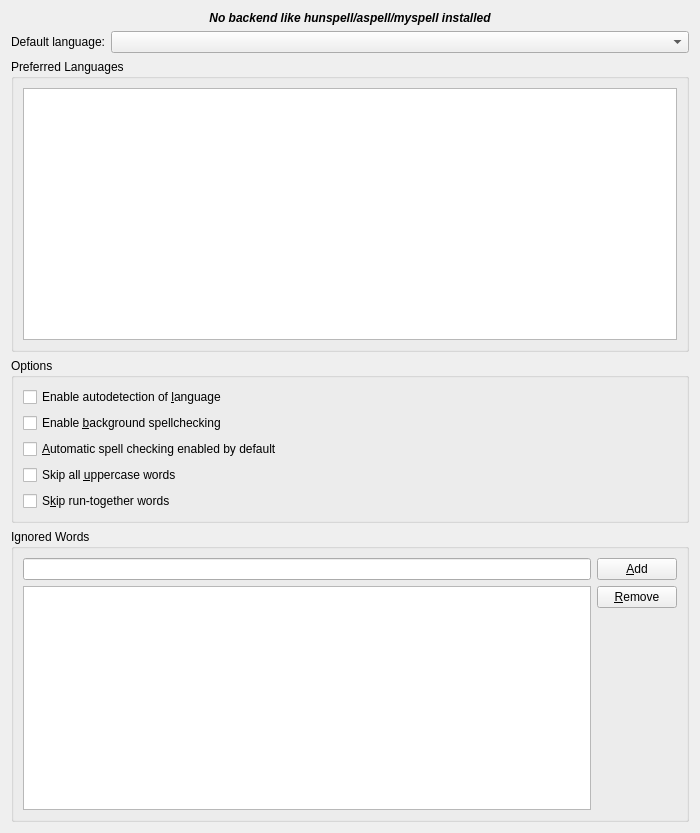
<?xml version="1.0" encoding="UTF-8"?>
<ui version="4.0">
 <author>Zack Rusin &lt;zack@kde.org&gt;</author>
 <comment>Licensed under GNU LGPL</comment>
 <class>SonnetConfigUI</class>
 <widget class="QWidget" name="SonnetConfigUI">
  <property name="geometry">
   <rect>
    <x>0</x>
    <y>0</y>
    <width>700</width>
    <height>833</height>
   </rect>
  </property>
  <layout class="QGridLayout" name="gridLayout">
   <item row="0" column="0" colspan="2">
    <widget class="QLabel" name="nobackendfound">
     <property name="font">
      <font>
       <weight>75</weight>
       <italic>true</italic>
       <bold>true</bold>
      </font>
     </property>
     <property name="text">
      <string>No backend like hunspell/aspell/myspell installed</string>
     </property>
     <property name="alignment">
      <set>Qt::AlignCenter</set>
     </property>
    </widget>
   </item>
   <item row="1" column="0">
    <widget class="QLabel" name="textLabel1">
     <property name="text">
      <string>Default language:</string>
     </property>
     <property name="alignment">
      <set>Qt::AlignRight|Qt::AlignTrailing|Qt::AlignVCenter</set>
     </property>
    </widget>
   </item>
   <item row="1" column="1">
    <widget class="Sonnet::DictionaryComboBox" name="m_langCombo">
     <property name="sizePolicy">
      <sizepolicy hsizetype="Expanding" vsizetype="Fixed">
       <horstretch>0</horstretch>
       <verstretch>0</verstretch>
      </sizepolicy>
     </property>
    </widget>
   </item>
   <item row="2" column="0" colspan="2">
    <widget class="QGroupBox" name="groupBox1">
     <property name="title">
      <string>Preferred Languages</string>
     </property>
     <property name="flat">
      <bool>true</bool>
     </property>
     <layout class="QVBoxLayout">
      <item row="0">
       <widget class="QListWidget" name="languageList">
        <property name="toolTip">
         <string>Choose your preferred languages</string>
        </property>
       </widget>
      </item>
     </layout>
    </widget>
   </item>
   <item row="3" column="0" colspan="2">
    <widget class="QGroupBox" name="groupBox2">
     <property name="title">
      <string>Options</string>
     </property>
     <property name="flat">
      <bool>true</bool>
     </property>
     <layout class="QGridLayout">
      <item row="2" column="0">
       <widget class="QCheckBox" name="kcfg_autodetectLanguage">
        <property name="text">
         <string>Enable autodetection of &amp;language</string>
        </property>
       </widget>
      </item>
      <item row="3" column="0">
       <widget class="QCheckBox" name="kcfg_backgroundCheckerEnabled">
        <property name="text">
         <string>Enable &amp;background spellchecking</string>
        </property>
       </widget>
      </item>
      <item row="4" column="0">
       <widget class="QCheckBox" name="kcfg_checkerEnabledByDefault">
        <property name="text">
         <string>&amp;Automatic spell checking enabled by default</string>
        </property>
       </widget>
      </item>
      <item row="5" column="0">
       <widget class="QCheckBox" name="kcfg_skipUppercase">
        <property name="text">
         <string>Skip all &amp;uppercase words</string>
        </property>
       </widget>
      </item>
      <item row="6" column="0">
       <widget class="QCheckBox" name="kcfg_skipRunTogether">
        <property name="text">
         <string>S&amp;kip run-together words</string>
        </property>
       </widget>
      </item>
     </layout>
    </widget>
   </item>
   <item row="4" column="0" colspan="2">
    <widget class="QGroupBox" name="groupBox">
     <property name="title">
      <string>Ignored Words</string>
     </property>
     <property name="flat">
      <bool>true</bool>
     </property>
     <layout class="QVBoxLayout" name="verticalLayout">
      <item>
       <layout class="QGridLayout" name="ignoredWordsLayout">
        <item row="1" column="0">
         <widget class="QListWidget" name="ignoreListWidget"/>
        </item>
        <item row="0" column="0">
         <widget class="QLineEdit" name="newIgnoreEdit"/>
        </item>
        <item row="0" column="1">
         <widget class="QPushButton" name="addButton">
          <property name="text">
           <string>&amp;Add</string>
          </property>
          <property name="icon">
           <iconset theme="list-add"/>
          </property>
         </widget>
        </item>
        <item row="1" column="1">
         <layout class="QVBoxLayout" name="removeButtonLayout">
          <item>
           <widget class="QPushButton" name="removeButton">
            <property name="text">
             <string>&amp;Remove</string>
            </property>
            <property name="icon">
             <iconset theme="list-remove"/>
            </property>
           </widget>
          </item>
          <item>
           <spacer name="verticalSpacer">
            <property name="orientation">
             <enum>Qt::Vertical</enum>
            </property>
            <property name="sizeHint" stdset="0">
             <size>
              <width>20</width>
              <height>40</height>
             </size>
            </property>
           </spacer>
          </item>
         </layout>
        </item>
       </layout>
      </item>
     </layout>
    </widget>
   </item>
  </layout>
 </widget>
 <customwidgets>
  <customwidget>
   <class>Sonnet::DictionaryComboBox</class>
   <extends>QComboBox</extends>
   <header>sonnet/dictionarycombobox.h</header>
  </customwidget>
 </customwidgets>
 <resources/>
 <connections/>
</ui>
